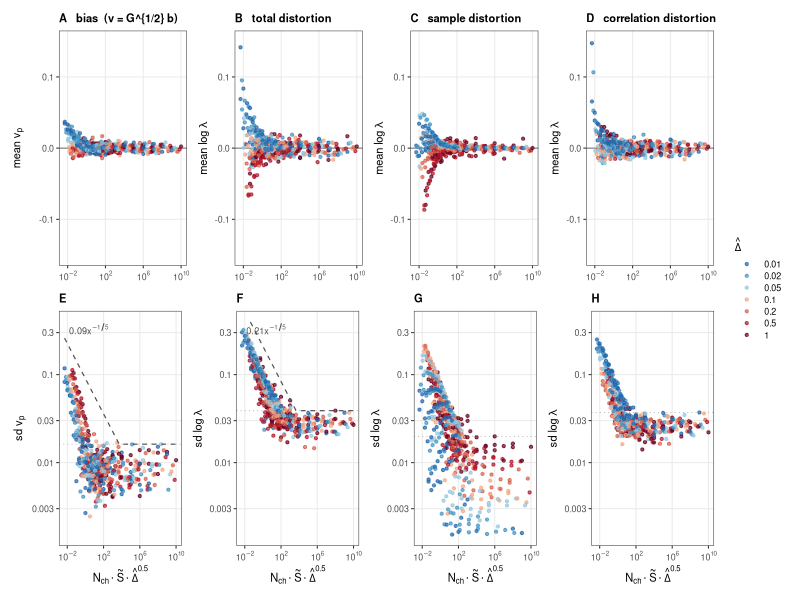
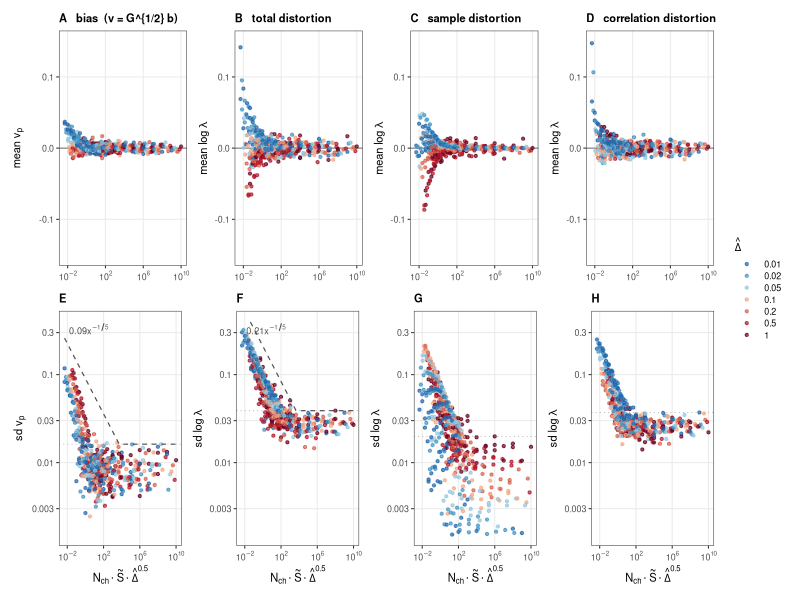

The R script that drew these images, in order:
# 8 panels: columns bias | total distortion | sample distortion | correlation distortion; rows: mean (vbar / ebar) and sd (s_v / s). All vs x, colour Dhat.
suppressPackageStartupMessages({library(dplyr);library(tidyr);library(ggplot2);library(patchwork)})
setwd("/home/lmoffatt/Code/macro_dr/macro_dr/projects/eLife_2025/figures/in_progress/ir_reliability_20260828")
comp <- read.csv("digest/ir_components_cells.csv")
bias <- read.csv("digest/ir_bias_whitened.csv") |> group_by(nch,z,interval) |>
  summarise(ebar=mean(v), s=sqrt(mean((v-mean(v))^2)), .groups="drop") |> mutate(comp="bias")
all <- bind_rows(bias, comp |> select(nch,z,interval,comp,ebar,s)) |>
  mutate(St=0.1*z, x=nch*St*sqrt(interval), dlab=factor(sprintf("%.2g", interval), levels=sprintf("%.2g", sort(unique(interval)))),
         comp=factor(comp, levels=c("bias","total","sample","corr")))
# floors from the flat region (nch>=5000 | z>=100): 90th percentile of s there
fl <- all |> filter(x > 1e4) |> group_by(comp) |> summarise(floor=max(s), .groups="drop")
print(fl |> mutate(floor=round(floor,3)) |> as.data.frame(), row.names=FALSE)
# envelopes at slope -1/5 vs x, zero violations above floor, per component (for reference lines)
env <- all |> inner_join(fl, by="comp") |> filter(s > floor) |> group_by(comp) |> summarise(a=ceiling(100*max(s*x^0.2))/100, .groups="drop") |> inner_join(fl, by="comp")
print(env |> mutate(floor=round(floor,3)) |> as.data.frame(), row.names=FALSE)
# also: interval stratification residual per component (R2 gain from adding Dhat to the 1-D fit vs x)
for(cn in levels(all$comp)){ s2 <- all |> inner_join(fl, by="comp") |> filter(comp==cn, s > 1.3*floor)
  m1 <- lm(log10(s) ~ log10(x), data=s2); m2 <- lm(log10(s) ~ log10(x)+dlab, data=s2)
  cat(sprintf("  %-6s vs x: slope %+.3f R2 %.3f ; with Dhat factor R2 %.3f (gain %.3f)  n=%d\n", cn, coef(m1)[2], summary(m1)$r.squared, summary(m2)$r.squared, summary(m2)$r.squared-summary(m1)$r.squared, nrow(s2))) }

COLd <- setNames(colorRampPalette(c("#2166AC","#4393C3","#92C5DE","#F4A582","#D6604D","#B2182B","#67001F"))(nlevels(all$dlab)), levels(all$dlab))
thm <- theme_bw(base_size=8, base_family="Helvetica") + theme(plot.title=element_text(size=8, face="bold"), legend.key.height=unit(0.3,"cm"), panel.grid.minor=element_blank())
XBRK <- 10^seq(-2,10,4); XLABS <- parse(text=sprintf("10^%d", seq(-2,10,4))); XL <- expression(N[ch]%.%tilde(S)%.%hat(Delta)^0.5)
TT <- c(bias="bias  (v = G^{1/2} b)", total="total distortion", sample="sample distortion", corr="correlation distortion")
YM <- c(bias="mean~v[p]", total="mean~log~lambda", sample="mean~log~lambda", corr="mean~log~lambda")
YS <- c(bias="sd~v[p]", total="sd~log~lambda", sample="sd~log~lambda", corr="sd~log~lambda")
xg <- 10^seq(log10(min(all$x)), log10(max(all$x)), length=200)
top <- function(cn, lab){ d <- all |> filter(comp==cn)
  ggplot(d, aes(x, ebar, colour=dlab)) + geom_hline(yintercept=0, colour="grey40", linewidth=.3) + geom_point(size=.8, alpha=.7) +
    scale_x_log10(breaks=XBRK, labels=XLABS) + scale_colour_manual(values=COLd, name=expression(hat(Delta))) + coord_cartesian(ylim=c(-0.15,0.15)) +
    labs(title=paste0(lab, "   ", TT[[cn]]), x=NULL, y=parse(text=YM[[cn]])) + thm }
bot <- function(cn, lab){ d <- all |> filter(comp==cn); e <- env |> filter(comp==cn)
  p <- ggplot(d, aes(x, s, colour=dlab)) + geom_hline(yintercept=e$floor, colour="grey70", linewidth=.3, linetype="dotted") + geom_point(size=.8, alpha=.7)
  if(cn %in% c("bias","total")) p <- p + geom_line(data=tibble(x=xg, y=pmax(e$a*xg^-0.2, e$floor)), aes(x,y), inherit.aes=FALSE, linetype="dashed", colour="grey30", linewidth=.4) +
    annotate("text", x=min(d$x)*3, y=0.33, label=sprintf("%.2f*x^{-1/5}", e$a), parse=TRUE, size=2.3, colour="grey30", hjust=0)
  p +
    scale_x_log10(breaks=XBRK, labels=XLABS) + scale_y_log10(breaks=c(0.003,0.01,0.03,0.1,0.3), labels=c("0.003","0.01","0.03","0.1","0.3"), limits=c(0.0015,0.4)) +
    scale_colour_manual(values=COLd, guide="none") +
    labs(title=lab, x=XL, y=parse(text=YS[[cn]])) + thm }
g <- wrap_plots(top("bias","A"), top("total","B"), top("sample","C"), top("corr","D"), nrow=1) /
     wrap_plots(bot("bias","E"), bot("total","F"), bot("sample","G"), bot("corr","H"), nrow=1) + plot_layout(guides="collect") & theme(legend.position="right")
ggsave("figures/Figure_IR_8panel.pdf", g, width=9.0, height=4.8); ggsave("figures/Figure_IR_8panel.png", g, width=9.0, height=4.8, dpi=150)
cat("written figures/Figure_IR_8panel.{pdf,png}\n")
